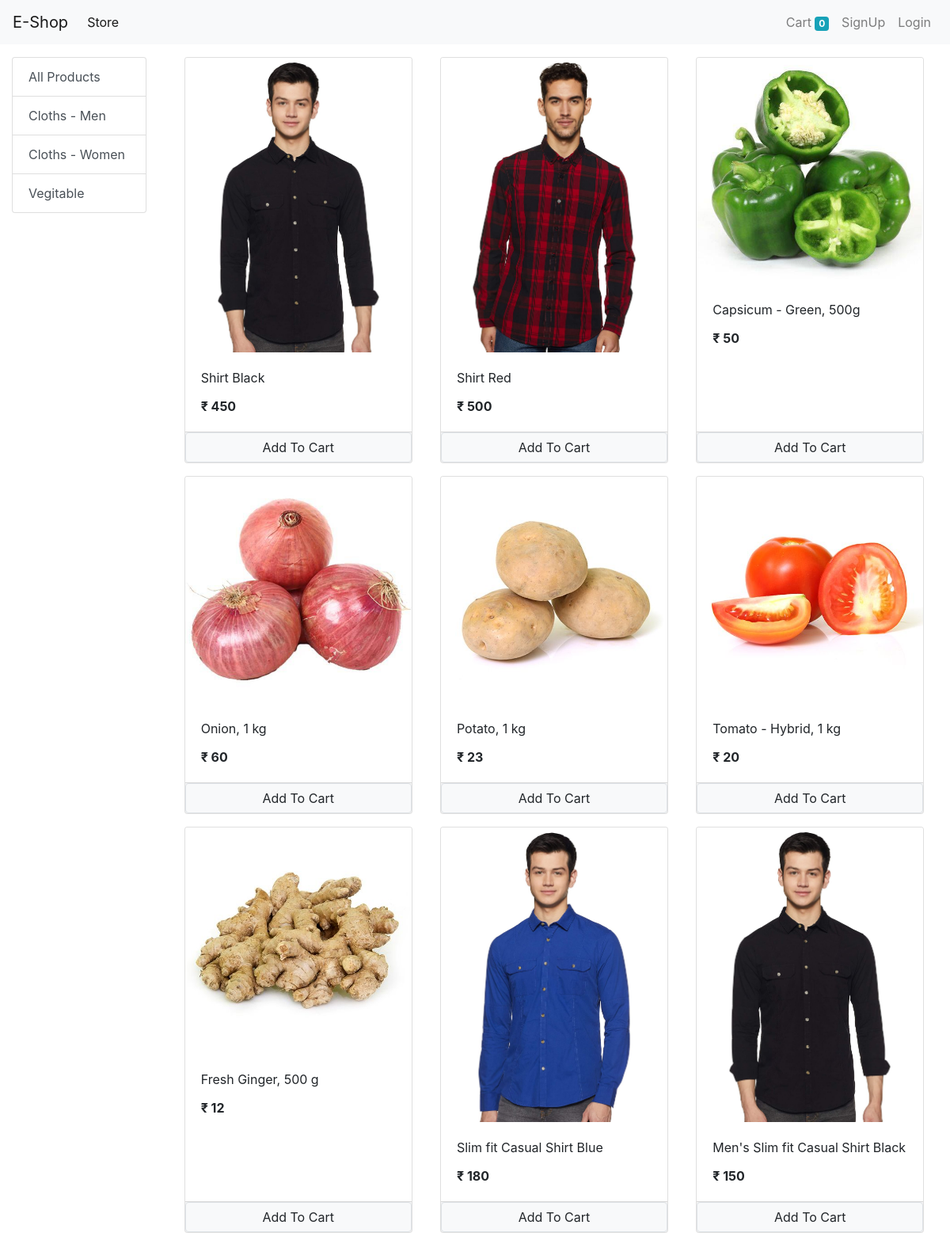
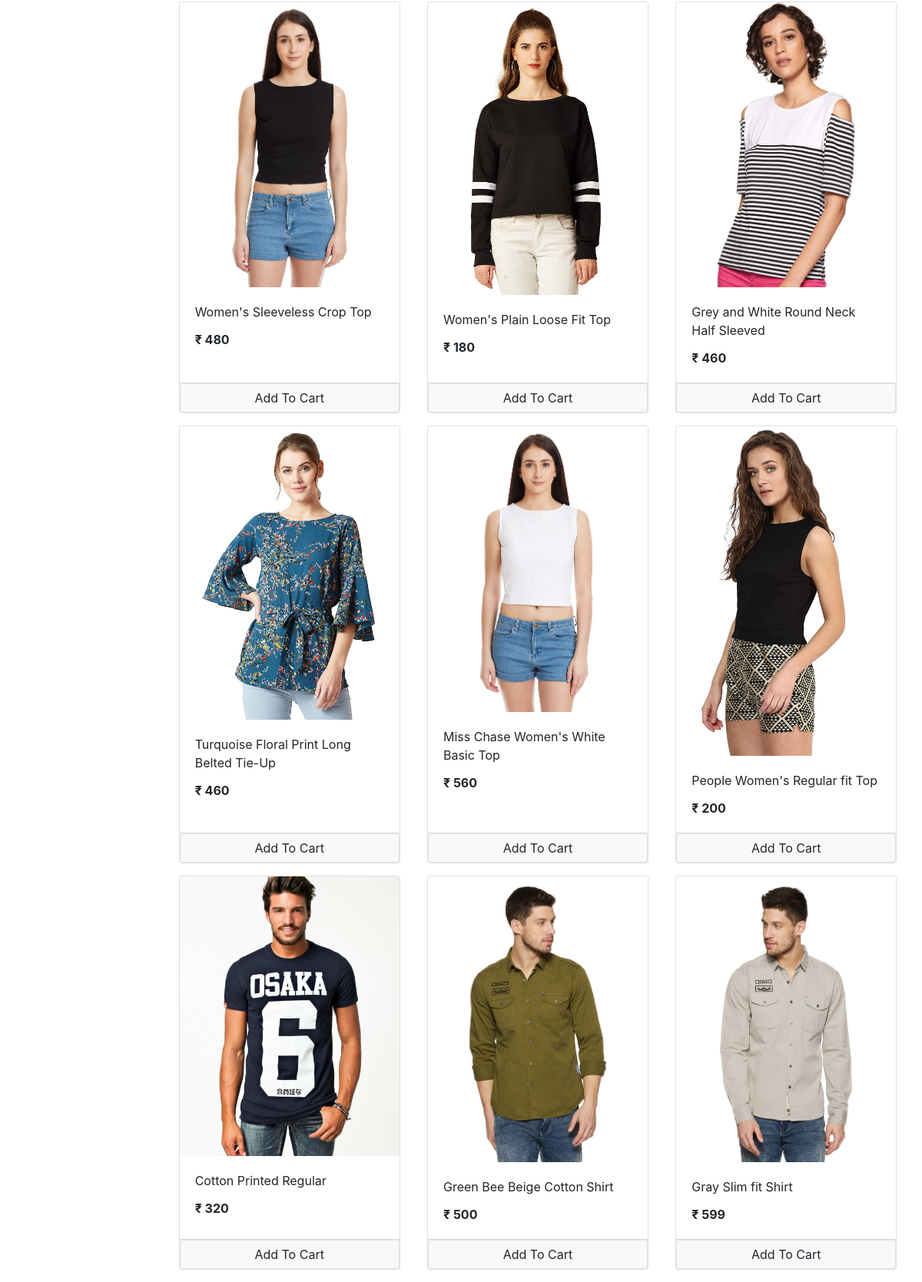
The page / on the database its author committed (2 pictures, top to bottom).
### store/models/category.py (models this page shows, shortened)
class Category(models.Model):
    name = models.CharField(max_length=50)
    @staticmethod
    def get_all_categories():
        return Category.objects.all()

### store/models/product.py (models this page shows, shortened)
class Product(models.Model):
    name = models.CharField(max_length=50)
    price = models.IntegerField(default=0)
    category = models.ForeignKey(Category, on_delete=models.CASCADE, default=1)
    description = models.CharField(max_length=200, default='', null=True, blank=True)
    image = models.ImageField(upload_to='uploads/products/')
    @staticmethod
    def get_all_products():
        return Product.objects.all()

### store/views/home.py (the view, shortened to what this page needs)
# urls.py: path('',Index.as_view(),name='homepage'),
class Index(View):
    def get(self, request):
        cart = request.session.get('cart')
        if not cart:
            request.session['cart'] = {}
        products = None
        categories = Category.get_all_categories()
        categoryID = request.GET.get('category')
        if categoryID:
            products = Product.get_all_products_by_categoryid(categoryID)
        else:
            products = Product.get_all_products();
        data = {}
        data['products'] = products
        data['categories'] = categories
        return render(request,'index.html', data)

### store/templatetags/cart.py (called while the page is built)
@register.filter(name='is_in_cart')
def is_in_cart(product,cart):
    keys = cart.keys()
    for id in keys:
        if int(id) == product.id:
            return True
    return False

### store/templatetags/custom_filter.py (called while the page is built)
@register.filter(name='currency')
def currency(number):
    return "₹ "+str(number)

### store/templates/index.html (shortened to what this page needs)
{% extends 'base.html' %}
{% block content %}
{% load cart %}
{% load custom_filter %}
    <div class="container-fluid mt-3">
      <div class="row">
        <div class="col-lg-2 mx-auto">
            <div class="list-group">
              <a href="/" class="list-group-item list-group-item-action ">All Products</a>
              {% for category in categories %}
              <a href="/?category={{category.id}}" class="list-group-item list-group-item-action ">{{category.name}}</a>
              {% endfor %}
            </div>
        </div>
        <div id="products" class="col-lg-10 mx-auto">
          <div class="row mx-auto ">
            {% for product in products %}
          <div class="card mx-auto mb-3" id="{{product.id}}" style="width: 18rem;">
            <img class="card-img-top" src="{{product.image.url}}" alt="Card image cap">
            <div class="card-body">
              <p class="card-title">{{product.name}}</p>
              <p class="card-text"><b>{{product.price|currency}}</b></p>
            </div>
            <div class="card-footer p-0 no-gutters">
              {% if product|is_in_cart:request.session.cart %}
              <div class="row no-gutters">
                <form action="/#{{product.id}}" method="post" class="col-2">
                  {% csrf_token %}
                  <input hidden type="text" name="product" value="{{product.id}}">
                  <input hidden type="text" name="remove" value="True">
                  <input type="submit" value=" - " class=" btn btn-block btn-light">
                </form>
                <div class="text-center col">{{product|cart_quantity:request.session.cart}} in cart</div>
                <form action="/#{{product.id}}" method="post" class="col-2">
                  {% csrf_token %}
                  <input hidden type="text" name="product" value="{{product.id}}">
                  <input type="submit" value=" + " class=" btn btn-block btn-light">
                </form>
              </div>
              {% else %}
              <form action="/#{{product.id}}" method="POST" class="btn-block">
                <input type="submit" class="float-right btn btn-light border form-control" value="Add To Cart">
              </form>
              {% endif %}
            </div>
          </div>
            {% endfor %}
          </div>
        </div>
      </div>
    </div>
{% endblock %}

### rows shown on the page
Category: name "Cloths - Men"
Category: name "Cloths - Women"
Category: name "Vegitable"
Product: {{ product.id }} 1 (drawn), image (picture), name "Shirt Black", price "₹ 450"
Product: image (picture), name "Shirt Red", price "₹ 500"
Product: image (picture), name "Capsicum - Green, 500g", price "₹ 50"
Product: image (picture), name "Onion, 1 kg", price "₹ 60"
Product: image (picture), name "Potato, 1 kg", price "₹ 23"
Product: image (picture), name "Tomato - Hybrid, 1 kg", price "₹ 20"
Product: image (picture), name "Fresh Ginger, 500 g", price "₹ 12"
Product: image (picture), name "Slim fit Casual Shirt Blue", price "₹ 180"
Product: image (picture), name "Men's Slim fit Casual Shirt Black", price "₹ 150"
Product: image (picture), name "Women's Sleeveless Crop Top", price "₹ 480"
Product: image (picture), name "Women's Plain Loose Fit Top", price "₹ 180"
Product: image (picture), name "Grey and White Round Neck Half Sleeved", price "₹ 460"
Product: image (picture), name "Turquoise Floral Print Long Belted Tie-Up", price "₹ 460"
Product: image (picture), name "Miss Chase Women's White Basic Top", price "₹ 560"
Product: image (picture), name "People Women's Regular fit Top", price "₹ 200"
Product: image (picture), name "Cotton Printed Regular", price "₹ 320"
Product: image (picture), name "Green Bee Beige Cotton Shirt", price "₹ 500"
Product: {{ product.id }} 18 (drawn), image (picture), name "Gray Slim fit Shirt", price "₹ 599"

### other values the page prints
{{ request.session.cart.keys|length }} "0"
